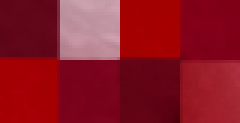
%> input picture dataset/colors/red.png, 80 x 41 px (shown 3 times larger)
$ octave train_color_model.m   (GNU Octave 9; MATLAB toolbox functions it lacks are replaced by stand-ins)
%> lines starting %> are read from the running program, lines starting %| are printed output that depends on the picture
red = im2double(imread('../../dataset/colors/red.png'));
green = im2double(imread('../../dataset/colors/green.png'));
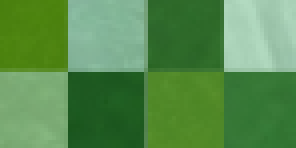
%> input picture dataset/colors/green.png, 74 x 37 px (shown 4 times larger)
blue =  im2double(imread('../../dataset/colors/blue.png'));
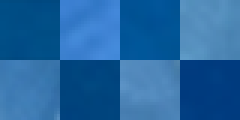
%> input picture dataset/colors/blue.png, 80 x 40 px (shown 3 times larger)
yellow = im2double(imread('../../dataset/colors/yellow.png'));
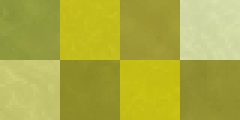
%> input picture dataset/colors/yellow.png, 80 x 40 px (shown 3 times larger)
other = im2double(imread('../../dataset/colors/other.png'));
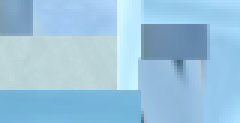
%> input picture dataset/colors/other.png, 80 x 41 px (shown 3 times larger)
black = im2double(imread('../../dataset/colors/black.png'));
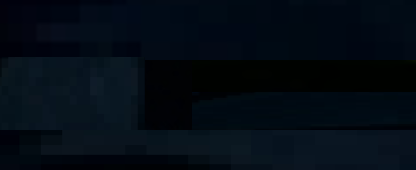
%> input picture dataset/colors/black.png, 416 x 170 px
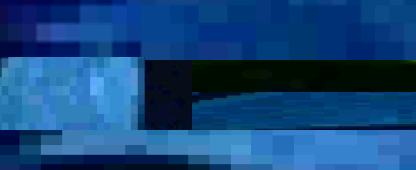
%> black: size 170x416x3 double; mean R, G, B 0.0128, 0.0446, 0.0782; drawn with min black and max white

% Prendo dimensioni img
[rows, cols, ch1] = size(red);
%> rows = 41; cols = 80; ch1 = 3
[rows2, cols2, ch2] = size(green);
%> rows2 = 37; cols2 = 74; ch2 = 3
[rows3, cols3, ch3] = size(yellow);
%> rows3 = 40; cols3 = 80; ch3 = 3
[rows4, cols4, ch4] = size(blue);
%> rows4 = 40; cols4 = 80; ch4 = 3
[rows5, cols5, ch5] = size(other);
%> rows5 = 41; cols5 = 80; ch5 = 3
[rows7, cols7, ch7] = size(black);

% Ridimensiono in ARRAY LINEARE le immagini
red = reshape(red, rows * cols, ch1);
green = reshape(green, rows2 * cols2, ch2);
%> green = 2738 rows, first 12: [0.286 0.498 0.0549; 0.286 0.498 0.0549; 0.286 0.498 0.0549; 0.29 0.502 0.0549; 0.29 0.502 0.0549; 0.294 0.506 0.0588; 0.294 0.506 0.0588; 0.294 0.506 0.0588; 0.294 0.506 0.0588; 0.31 0.522 0.0745; 0.294 0.51 0.0549; 0.302 0.518 0.0627]
yellow = reshape(yellow, rows3 * cols3, ch3);
blue = reshape(blue, rows4 * cols4, ch4);
other = reshape(other, rows5 * cols5, ch5);
black = reshape(black, rows7 * cols7, ch7);

nvalues = round(3200/3); %pixel da prendere per img
train_values = [other(1:nvalues, :); green(1:nvalues, :);yellow(1:nvalues, :); blue(1:nvalues, :); red(1:nvalues, :); black(1: nvalues, :)];
% [6 lines of commented-out code are left out]
train_labels = [ones(nvalues,1); ones(nvalues, 1)*0.2; ones(nvalues, 1)*0.4; ones(nvalues, 1)*0.6; ones(nvalues, 1)*0.8; zeros(nvalues, 1)];

%addrestro il classificatore
%> (the run ends here)
